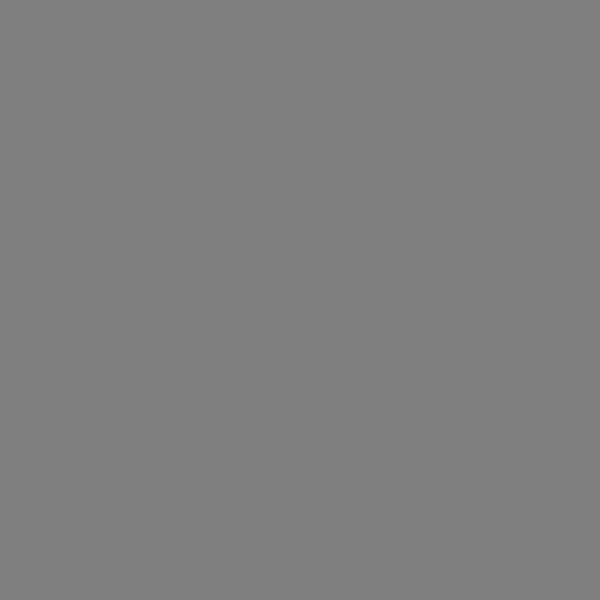
Frame 1 (no input)
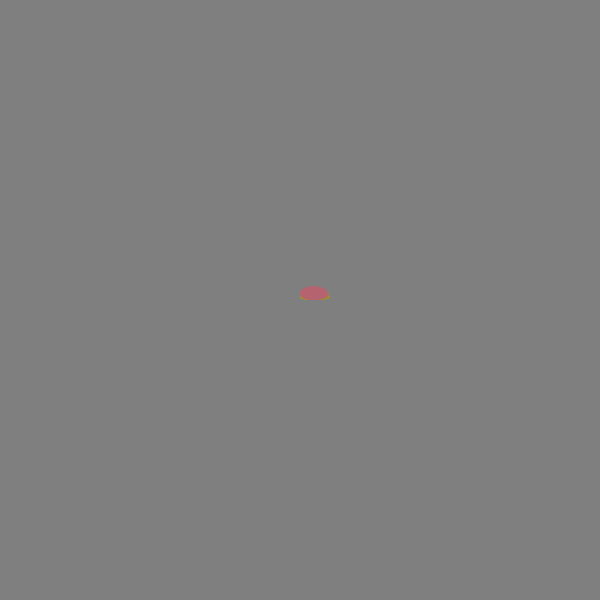
Frame 60 (the mouse pressed at the canvas centre just before this capture)
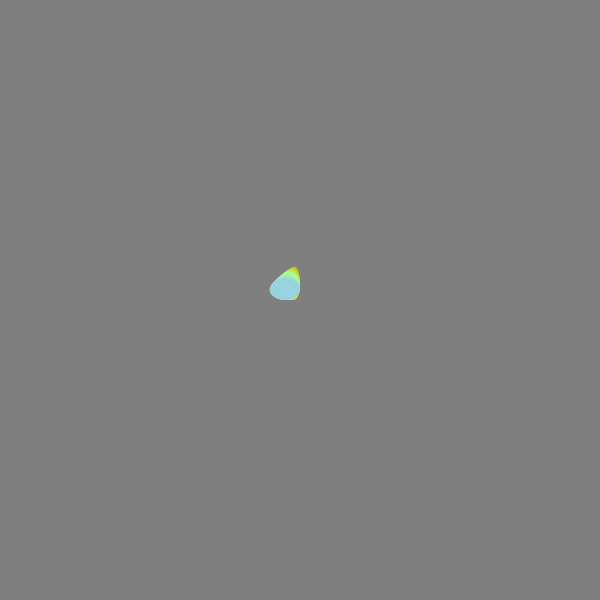
Frame 120 (the mouse held since frame 60 and released just before this capture)

The Processing sketch that drew these frames (run headless with seeded random() and noise(); from frame 60 on, the mouse is pressed at the canvas centre):

// Processing sketch: Color_Circle
// ── Color_Circle.pde
int r, g, b;
float a;
float x, y;
float speed;
int diameter;
float angle;
int r_d, g_d, b_d, a_d;

int counter;

void setup() {
  size(600, 600);
  //fullScreen();
  x = 0;
  y = 0;
  speed = 25;
  diameter = 0;
  angle = 0;
  counter = 0 ;
  
  ellipseMode(CORNERS);

  r = g = b = 1 ;
  a = 1.0;
  r_d = g_d = b_d = a_d = 1;
}

void draw() {
  if(counter%50 == 0 ){
    background(127);
    counter = 0;
  }
  translate(width/2, height/2);
  x=map(sin(angle), -1, 1, -speed, speed);
  y=map(cos(angle), -1, 1, -speed, speed);

  if (r <= 0 || r >= 255) {
      r_d *= -1;
  }
  if (g <= 0 || g >= 255) {
      g_d *= -1;
  }
  if (b <= 0 || b >= 255) {
      b_d *= -1;
  }
  if (a <= 0 || a >= 255) {
      a_d *= -1;
  }

    r+=(r_d*3);
    g+=(g_d*7);
    b+=(b_d*11);
    //a = map(sin(angle*13),-1,1,0,255);

    angle+= PI/91;
    speed+= PI/31;
    
    noStroke();
    fill(r,g,b);
    ellipse(x, y, diameter, diameter);
    
    counter++;
  }
